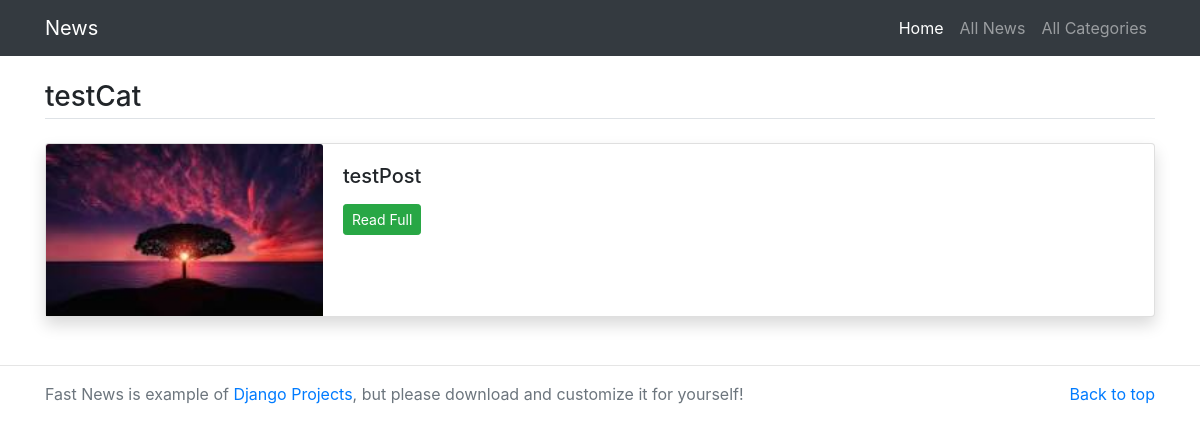
Page /category/2 on the committed database.
### news/models.py (models this page shows, shortened)
class Category(models.Model):
    title = models.CharField(max_length=250)
    date_created = models.DateTimeField(default=timezone.now())
    date_updated = models.DateTimeField(auto_now=True)
    image = models.ImageField(upload_to='imgs/', default='image')
    class Meta:
        verbose_name_plural = 'Categories'

class Post(models.Model):
    title = models.CharField(max_length=250)
    category = models.ForeignKey(Category, on_delete=models.PROTECT)
    content = models.TextField()
    time_added = models.DateTimeField(auto_now_add=True)
    image = models.ImageField(upload_to='imgs/')
    tags = models.ManyToManyField(Tag)
    class Meta:
        verbose_name_plural = 'Posts'

### news/views.py (the view)
# urls.py: path('category/<int:id>', views.category, name='category'),
def category(request, id):
    category = Category.objects.get(id=id)
    news = Post.objects.filter(category=category)
    return render(request, 'news-by-category.html', {
        "news": news,
        "category": category
    })

### news/templates/news-by-category.html (shortened to what this page needs)
{% extends 'base.html' %}
{% block content %}
<main class="container mt-3 mb-5">
	<h3 class="border-bottom pb-1 my-4">{{category.title}}</h3>
    {% for n in news %}
	<div class="card mb-4 shadow">
	  <div class="row no-gutters">
	    <div class="col-md-3">
            <img src="/media/{{n.image}}" class="card-img-top" alt="{{n.title}}">
	    </div>
	    <div class="col-md-8">
	      <div class="card-body">
	        <h5 class="card-title">{{n.title}}</h5>
	        <p class="card-text"><a href="/detail/{{n.id}}" class="btn btn-sm btn-primary btn-success">Read Full</a></p>
	      </div>
	    </div>
	  </div>
    </div>
    {% endfor %}
</main>
{% endblock %}

### rows in the picture
Category: title "testCat"
Post: image (picture), title "testPost"
